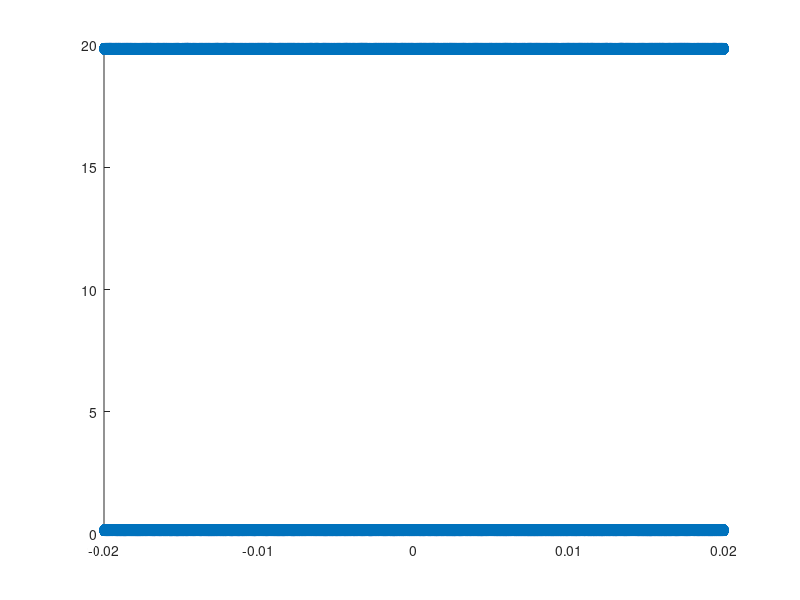

The MATLAB script that drew this image: (Note: this script raises an error after producing the figure.)
close all
clear all

nP=1e6;
L=10;
z0=0.1;
z1=0.2;
x0 = -0.02;
x1= 0.02;
odds = 1:2:nP;
x = (x1-x0)*rand(1,nP)+x0;
z = (z1-z0)*rand(1,nP)+z0;
z(odds) = z(odds) - 2*(z1-z0)+2*L-z0;
y = 0.0*ones(1,nP);
T=10;
m=12;
vTh = sqrt(2*T*1.602e-19/m/1.66e-27);
0.5*12*1.66e-27*vTh*vTh/1.602e-19
vx = vTh*ones(1,nP);
vy = zeros(1,nP);
vz = zeros(1,nP);

scatter(x,z)

ncid = netcdf.create(['./particleSource.nc'],'NC_WRITE')
 
dimP = netcdf.defDim(ncid,'nP',nP);

xVar = netcdf.defVar(ncid,'x','double',[dimP]);
yVar = netcdf.defVar(ncid,'y','double',[dimP]);
zVar = netcdf.defVar(ncid,'z','double',[dimP]);
ExVar = netcdf.defVar(ncid,'vx','double',[dimP]);
EyVar = netcdf.defVar(ncid,'vy','double',[dimP]);
EzVar = netcdf.defVar(ncid,'vz','double',[dimP]);

netcdf.endDef(ncid);
 
netcdf.putVar(ncid, xVar, x);
netcdf.putVar(ncid, yVar, y);
netcdf.putVar(ncid, zVar, z);
netcdf.putVar(ncid, ExVar, vx);
netcdf.putVar(ncid, EyVar, vy);
netcdf.putVar(ncid, EzVar, vz);

netcdf.close(ncid);
